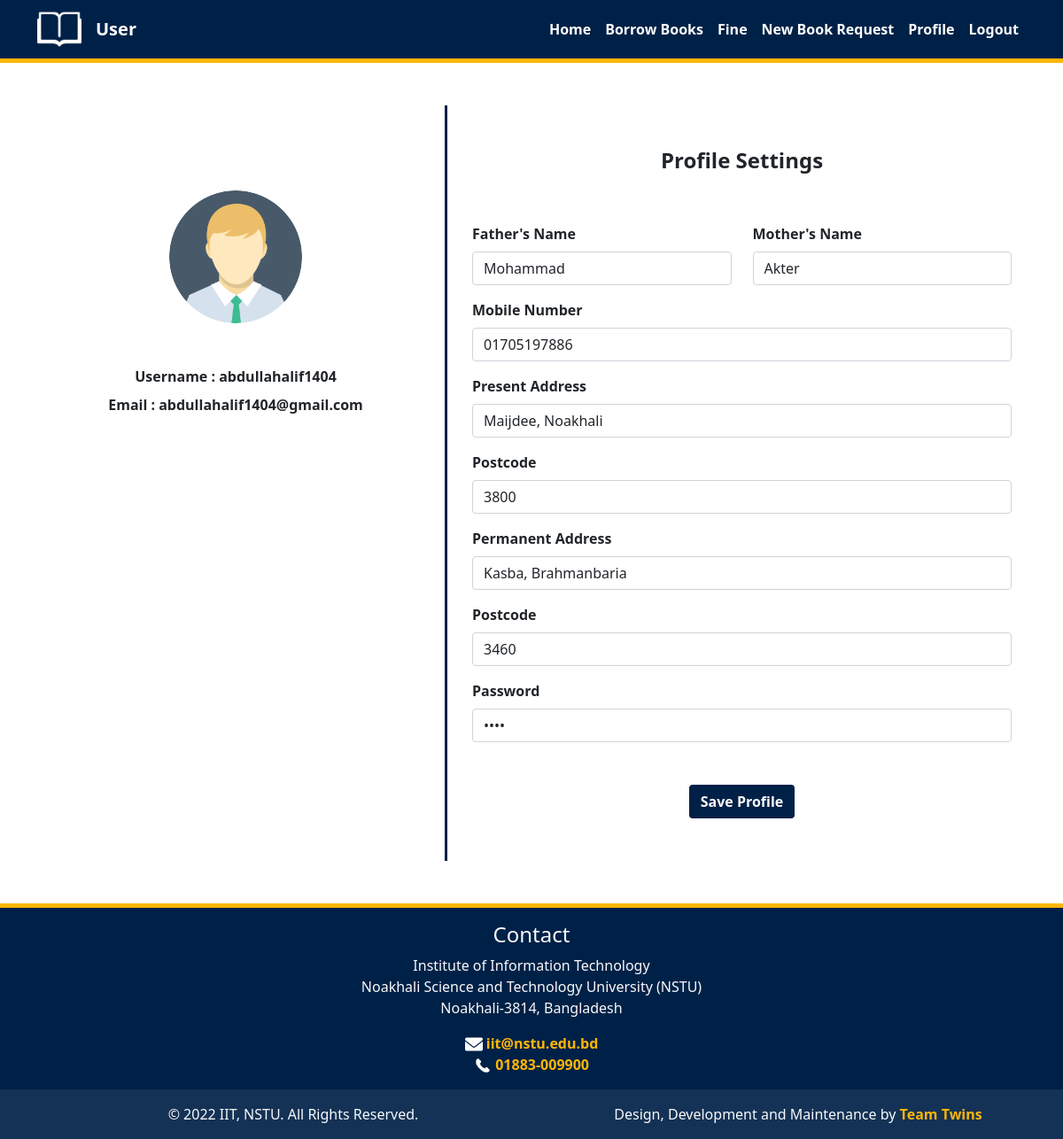
Screenshot of /userProfile.php (signed in) with the database file from the repository.
### tables this page shows
CREATE TABLE `user` (
  `user_id` char(15) NOT NULL,
  `name` char(20) NOT NULL,
  `father_name` char(20) NOT NULL,
  `mother_name` char(20) NOT NULL,
  `date_of_birth` date NOT NULL,
  `present_address` varchar(50) NOT NULL,
  `pr_post_code` char(4) NOT NULL,
  `permanent_address` varchar(50) NOT NULL,
  `pa_post_code` char(4) NOT NULL,
  `mobile_number` char(11) NOT NULL,
  `email_address` varchar(30) NOT NULL,
  `roll_number` char(11) NOT NULL,
  `session` char(9) NOT NULL,
  `designation` char(20) NOT NULL,
  `pin` char(10) NOT NULL,
  `username` char(20) NOT NULL,
  `password` varchar(30) NOT NULL,
  `status` int(1) NOT NULL
);

### userProfile.php (the view, shortened to what this page needs)
<?php
    require_once('inc/header.php');
?>
    <body>
        <?php
            require_once('inc/userNavbar.php');
        ?>
        <?php
            $userID = $_SESSION['user_id'];
            global $conn;
            $sql = "SELECT * FROM `user` where user_id = '{$userID}'";
            $result = $conn->query($sql);
            $row = $result->fetch_assoc();
        ?>
        <?php
            echo "<div class='container mt-5 mb-5'>
                    <div class='row justify-content-center'>
                        <div class='col-md-5 border-right'>
                            <div class='d-flex flex-column align-items-center text-center p-3 py-5'>
                                <img class='rounded-circle mt-5' width='150px' src='res/profile.png'>
                                <span class='form-label mt-5'>Username : {$row['username']}</span>
                                <span class='form-label'>Email : {$row['email_address']}</span>
                            </div>
                        </div>
                        <div class='col-md-7'>
                            <div class='p-3 py-5'>
                                <div class='d-flex justify-content-center mb-5'>
                                    <h4 class='form-label'>Profile Settings</h4>
                                </div>
                                <form action='userProfile.php' method='POST'>
                                    <div class='row mt-2'>
                                        <div class='col-md-6'>
                                            <label class='form-label'>Father's Name</label>
                                            <input type='text' class='form-control' name='father_name' value='{$row['father_name']}' required>
                                        </div>
                                        <div class='col-md-6'>
                                            <label class='form-label'>Mother's Name</label>
                                            <input type='text' class='form-control' name='mother_name' value='{$row['mother_name']}' required>
                                        </div>
                                    </div>
                                    <div class='row'>
                                        <div class='col-md-12 mt-3'>
                                            <label class='form-label'>Mobile Number</label>
                                            <input type='text' class='form-control' name='phone' value='{$row['mobile_number']}' required>
                                        </div>
                                        <div class='col-md-12 mt-3'>
                                            <label class='form-label'>Present Address</label>
                                            <input type='text' class='form-control' name='present_address' value='{$row['present_address']}' required>
                                        </div>
                                        <div class='col-md-12 mt-3'>
                                            <label class='form-label'>Postcode</label>
                                            <input type='number' class='form-control' name='present_address_post_code' value='{$row['pr_post_code']}' required>
                                        </div>
                                        <div class='col-md-12 mt-3'>
                                            <label class='form-label'>Permanent Address</label>
                                            <input type='text' class='form-control' name='permanent_address' value='{$row['permanent_address']}' required>
                                        </div>
                                        <div class='col-md-12 mt-3'>
                                            <label class='form-label'>Postcode</label>
                                            <input type='number' class='form-control' name='permanent_address_post_code' value='{$row['pa_post_code']}' required>
                                        </div>
                                        <div class='col-md-12 mt-3'>
                                            <label class='form-label'>Password</label>
                                            <input type='password' class='form-control' name='password' value='{$row['password']}' required>
                                        </div>
                                    </div>
                                    <div class='mt-5 text-center'>
                                        <button class='btn bg-dark-blue text-light fw-bold' type='submit'>Save Profile</button>
                                    </div>
                                </form>
                            </div>
                        </div>
                    </div>
                </div>";
        ?>
    </body>
<?php
    require_once('inc/footer.php');
?>

### css/style.css (style rules this page uses)
.bg-dark-blue { background-color: #002147; }
.text-light { color: #ffffff; }
body { display: flex; flex-direction: column; height: 100vh; }
.form-label { font-weight: bold; }
.border-right { border-right: 3px solid #002147; }

### rows the page displays
user: username "abdullahalif1404", email_address "abdullahalif1404@gmail.com", father_name "Mohammad", mother_name "Akter", phone "01705197886", present_address "Maijdee, Noakhali", present_address_post_code "3800", permanent_address "Kasba, Brahmanbaria", permanent_address_post_code "3460"
